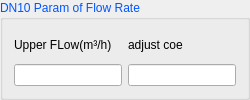
         <widget class="QGroupBox" name="gBox_DN10_Flow_2">
          <property name="palette">
           <palette>
            <active>
             <colorrole role="WindowText">
              <brush brushstyle="SolidPattern">
               <color alpha="255">
                <red>0</red>
                <green>85</green>
                <blue>255</blue>
               </color>
              </brush>
             </colorrole>
            </active>
            <inactive>
             <colorrole role="WindowText">
              <brush brushstyle="SolidPattern">
               <color alpha="255">
                <red>0</red>
                <green>85</green>
                <blue>255</blue>
               </color>
              </brush>
             </colorrole>
            </inactive>
            <disabled>
             <colorrole role="WindowText">
              <brush brushstyle="SolidPattern">
               <color alpha="255">
                <red>120</red>
                <green>120</green>
                <blue>120</blue>
               </color>
              </brush>
             </colorrole>
            </disabled>
           </palette>
          </property>
          <property name="title">
           <string>DN10 Param of Flow Rate</string>
          </property>
          <layout class="QHBoxLayout" name="horizontalLayout_7">
           <item>
            <layout class="QVBoxLayout" name="verticalLayout_11">
             <item>
              <widget class="QLabel" name="label_25">
               <property name="minimumSize">
                <size>
                 <width>90</width>
                 <height>25</height>
                </size>
               </property>
               <property name="maximumSize">
                <size>
                 <width>16777215</width>
                 <height>40</height>
                </size>
               </property>
               <property name="palette">
                <palette>
                 <active>
                  <colorrole role="WindowText">
                   <brush brushstyle="SolidPattern">
                    <color alpha="255">
                     <red>0</red>
                     <green>0</green>
                     <blue>0</blue>
                    </color>
                   </brush>
                  </colorrole>
                 </active>
                 <inactive>
                  <colorrole role="WindowText">
                   <brush brushstyle="SolidPattern">
                    <color alpha="255">
                     <red>0</red>
                     <green>0</green>
                     <blue>0</blue>
                    </color>
                   </brush>
                  </colorrole>
                 </inactive>
                 <disabled>
                  <colorrole role="WindowText">
                   <brush brushstyle="SolidPattern">
                    <color alpha="255">
                     <red>120</red>
                     <green>120</green>
                     <blue>120</blue>
                    </color>
                   </brush>
                  </colorrole>
                 </disabled>
                </palette>
               </property>
               <property name="text">
                <string>Upper FLow(m³/h)</string>
               </property>
              </widget>
             </item>
             <item>
              <widget class="QLineEdit" name="lineEdit_DN10_UpperFlow"/>
             </item>
            </layout>
           </item>
           <item>
            <layout class="QVBoxLayout" name="verticalLayout_12">
             <item>
              <widget class="QLabel" name="label_26">
               <property name="minimumSize">
                <size>
                 <width>55</width>
                 <height>25</height>
                </size>
               </property>
               <property name="palette">
                <palette>
                 <active>
                  <colorrole role="WindowText">
                   <brush brushstyle="SolidPattern">
                    <color alpha="255">
                     <red>0</red>
                     <green>0</green>
                     <blue>0</blue>
                    </color>
                   </brush>
                  </colorrole>
                 </active>
                 <inactive>
                  <colorrole role="WindowText">
                   <brush brushstyle="SolidPattern">
                    <color alpha="255">
                     <red>0</red>
                     <green>0</green>
                     <blue>0</blue>
                    </color>
                   </brush>
                  </colorrole>
                 </inactive>
                 <disabled>
                  <colorrole role="WindowText">
                   <brush brushstyle="SolidPattern">
                    <color alpha="255">
                     <red>120</red>
                     <green>120</green>
                     <blue>120</blue>
                    </color>
                   </brush>
                  </colorrole>
                 </disabled>
                </palette>
               </property>
               <property name="text">
                <string>adjust coe</string>
               </property>
              </widget>
             </item>
             <item>
              <widget class="QLineEdit" name="lineEdit_DN10_adjust"/>
             </item>
            </layout>
           </item>
          </layout>
         </widget>
